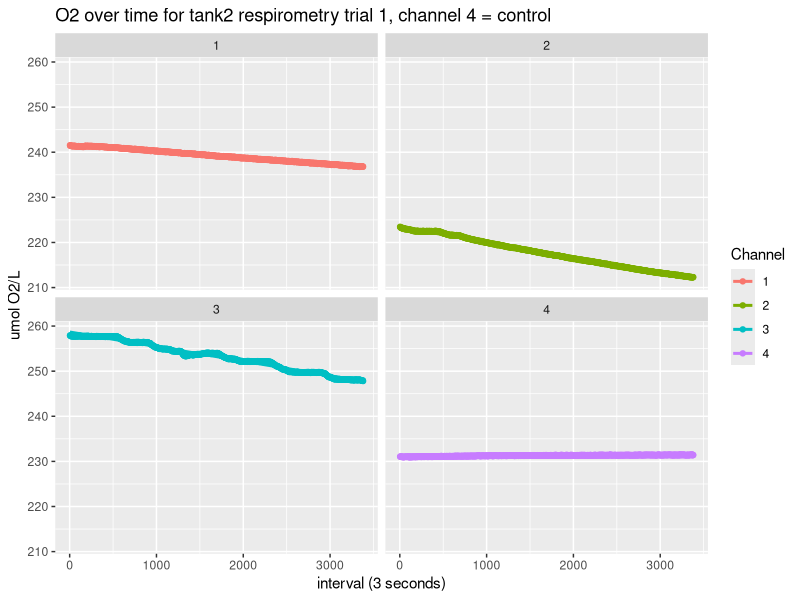
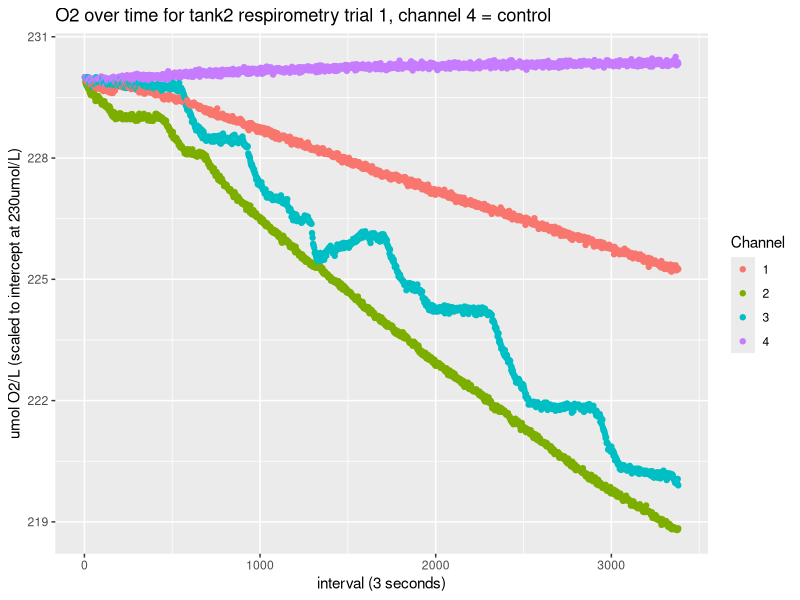
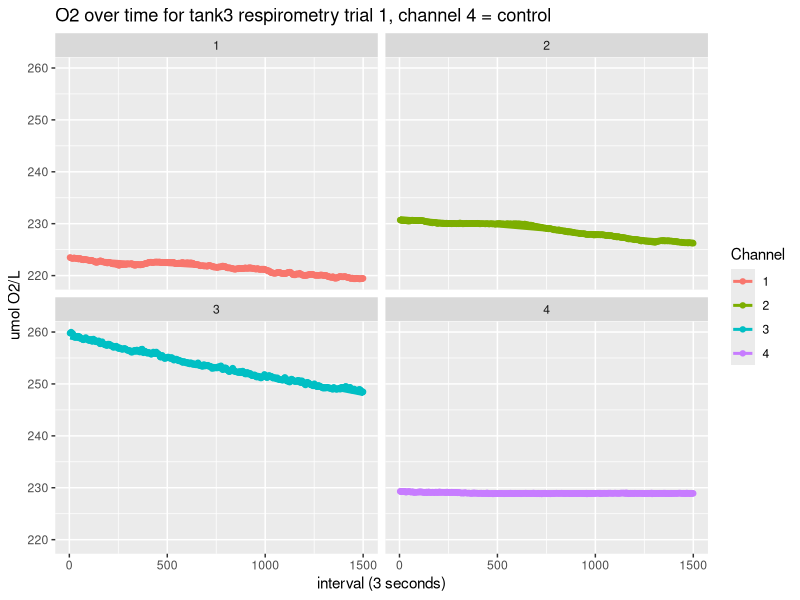
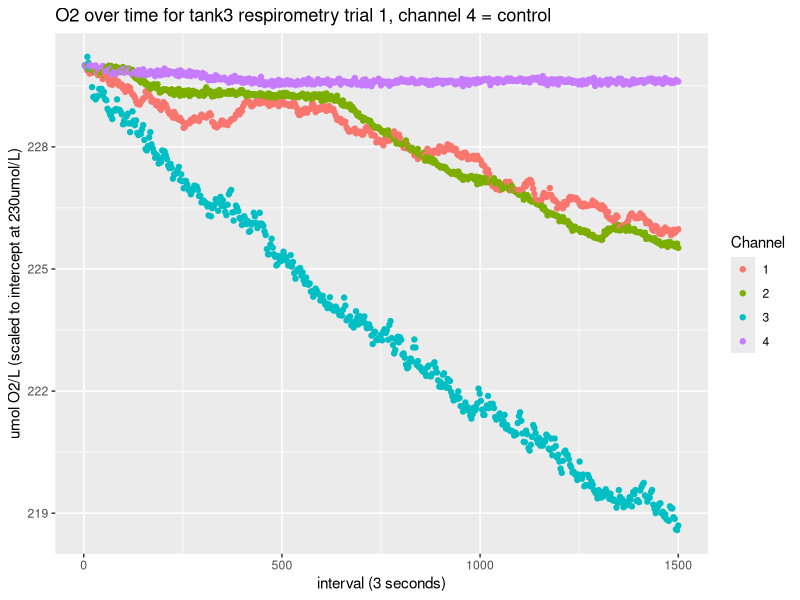
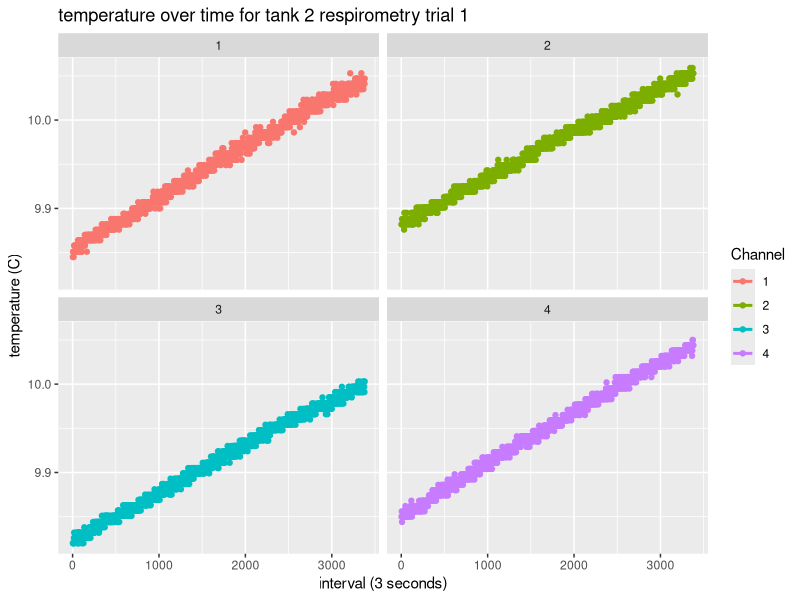
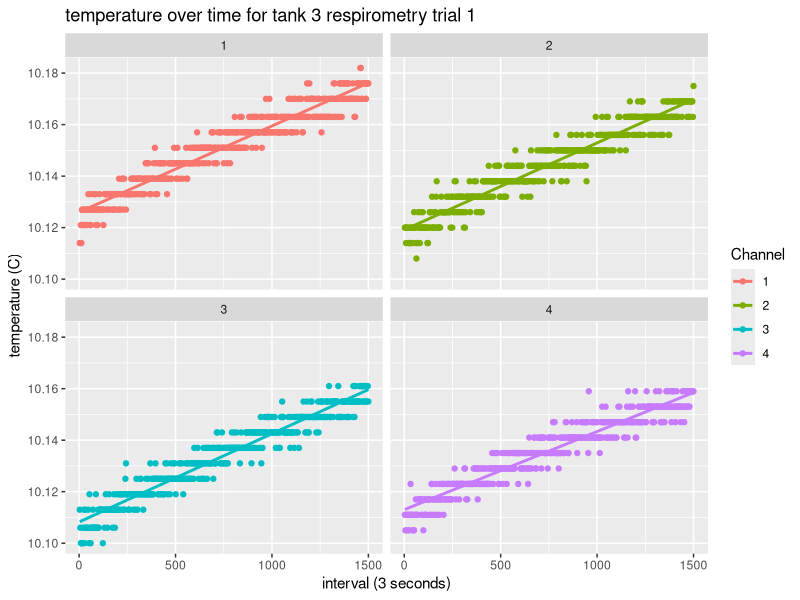
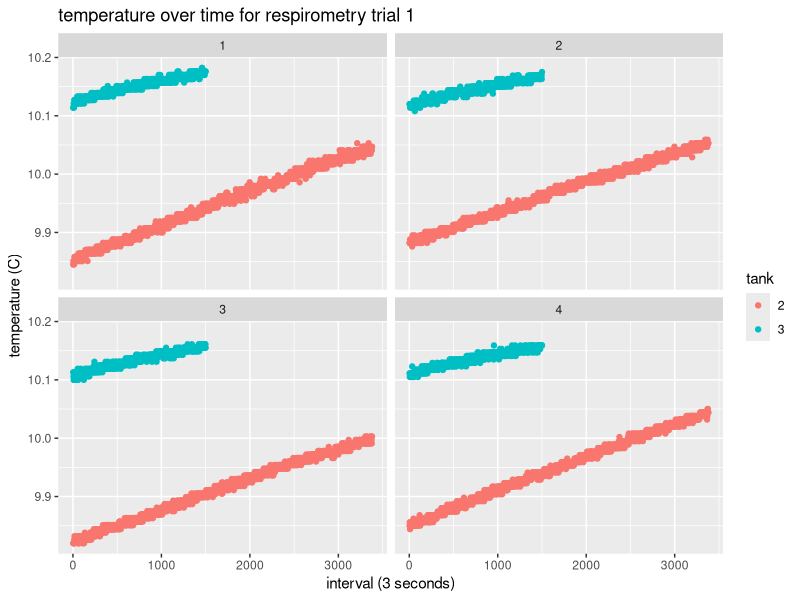
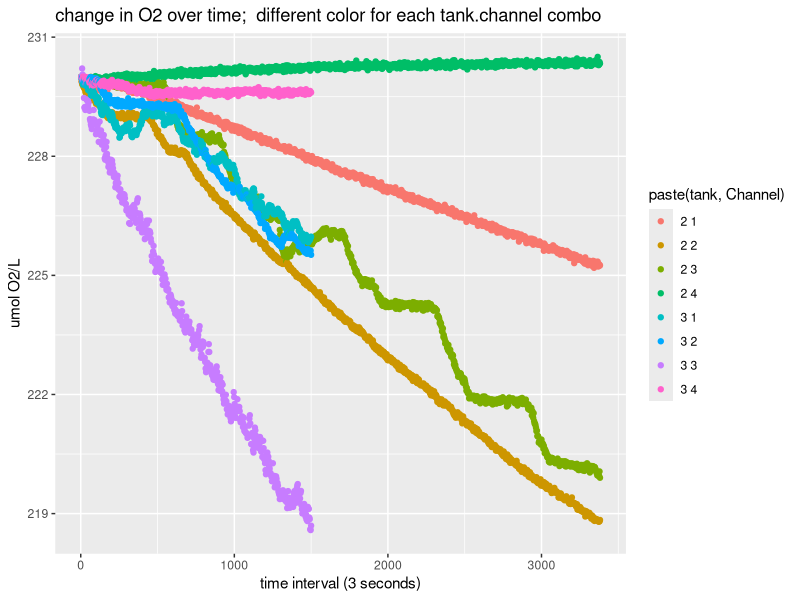

Source code (R) for these figures, in order:
## ---- chunk 1
library(ggplot2)
library(tidyr)
library(dplyr)
library(knitr)
library(kableExtra)
## ---- chunk 2
#Read in data
resp_data_tank2_1 <- read.csv("../data/20181203/tank2/20181203_ch1_O2.csv", skip = 1)
resp_data_tank2_2 <- read.csv("../data/20181203/tank2/20181203_ch2_O2.csv", skip = 1)
resp_data_tank2_3 <- read.csv("../data/20181203/tank2/20181203_ch3_O2.csv", skip = 1)
resp_data_tank2_C <- read.csv("../data/20181203/tank2/20181203_ch4_O2.csv", skip = 1)
resp_data_tank3_1 <- read.csv("../data/20181203/tank3/20181203_ch1_O2_tank3.csv", skip = 1)
resp_data_tank3_2 <- read.csv("../data/20181203/tank3/20181203_ch2_O2_tank3.csv", skip = 1)
resp_data_tank3_3 <- read.csv("../data/20181203/tank3/20181203_ch3_O2_tank3.csv", skip = 1)
resp_data_tank3_C <- read.csv("../data/20181203/tank3/20181203_ch4_O2_tank3.csv", skip = 1)

#remove last row from all dataframes
resp_data_tank2_1 <- resp_data_tank2_1[1:nrow(resp_data_tank2_1)-1,]
resp_data_tank2_2 <- resp_data_tank2_2[1:nrow(resp_data_tank2_2)-1,]
resp_data_tank2_3 <- resp_data_tank2_3[1:nrow(resp_data_tank2_3)-1,]
resp_data_tank2_C <- resp_data_tank2_C[1:nrow(resp_data_tank2_C)-1,]
resp_data_tank3_1 <- resp_data_tank3_1[1:nrow(resp_data_tank3_1)-1,]
resp_data_tank3_2 <- resp_data_tank3_2[1:nrow(resp_data_tank3_2)-1,]
resp_data_tank3_3 <- resp_data_tank3_3[1:nrow(resp_data_tank3_3)-1,]
resp_data_tank3_C <- resp_data_tank3_C[1:nrow(resp_data_tank3_C)-1,]
## ---- chunk 3
#clean up data
# merge all channel data for tank 2
tank2 <- rbind(resp_data_tank2_C, resp_data_tank2_3, resp_data_tank2_1, resp_data_tank2_2)
tank3 <- rbind(resp_data_tank3_C,resp_data_tank3_3, resp_data_tank3_2, resp_data_tank3_1)

#convert date column to date class
tank2$DateTime <- as.POSIXct(paste(tank2$Date, tank2$Time), format = "%m/%d/%Y %H:%M:%S")
tank3$DateTime <- as.POSIXct(paste(tank3$Date, tank3$Time), format = "%m/%d/%Y %H:%M:%S")

#exclude prelinimary data not part of trial
tank2 <- tank2[which(tank2$DateTime > as.POSIXct("2018-12-03 16:00:00")),]


#subset tank 3 data out because Oxy10 software combined it with tank2 data
tank3 <- tank3[which(tank3$DateTime > format("2018-12-03 17:14:10", format = "%m/%d/%Y %H:%M:%S")),]

#spread O2 channel data across columns
tank3_spread <- spread(tank3[,c("Time", "Channel", "Value")], "Channel", "Value")
tank2_spread <- spread(tank2[,c("Time", "Channel", "Value")], "Channel", "Value")
#create a time period column
tank3_spread$interval_3sec <- seq(1:nrow(tank3_spread))
tank2_spread$interval_3sec <- seq(1:nrow(tank2_spread))
## ---- chunk 4
####normalizing data so intercept is irrelevant
fixed_int <- 230

### create adjustment factor objects to get all data on the same intercept
adj1 <- fixed_int - tank2_spread[which(tank2_spread$interval_3sec == "1"),"1"]
adj2 <- fixed_int - tank2_spread[which(tank2_spread$interval_3sec == "1"),"2"]
adj3 <- fixed_int - tank2_spread[which(tank2_spread$interval_3sec == "1"),"3"]
adj4 <- fixed_int - tank2_spread[which(tank2_spread$interval_3sec == "1"),"4"]

## add the adjustment factor to the O2 vals
tank2_spread$trans1 <- tank2_spread$`1` + adj1
tank2_spread$trans2 <- tank2_spread$`2` + adj2
tank2_spread$trans3 <- tank2_spread$`3` + adj3
tank2_spread$trans4 <- tank2_spread$`4` + adj4

adj1 <- fixed_int - tank3_spread[which(tank3_spread$interval_3sec == "1"),"1"]
adj2 <- fixed_int - tank3_spread[which(tank3_spread$interval_3sec == "1"),"2"]
adj3 <- fixed_int - tank3_spread[which(tank3_spread$interval_3sec == "1"),"3"]
adj4 <- fixed_int - tank3_spread[which(tank3_spread$interval_3sec == "1"),"4"]

## add the adjustment factor to the O2 vals
tank3_spread$trans1 <- tank3_spread$`1` + adj1
tank3_spread$trans2 <- tank3_spread$`2` + adj2
tank3_spread$trans3 <- tank3_spread$`3` + adj3
tank3_spread$trans4 <- tank3_spread$`4` + adj4


## reshape transformed values data back to long format and save a seperate dataframe
tank3_spread_trans <- gather(tank3_spread[,-c(2:5)], "Channel","TransValue", 3:6)
tank2_spread_trans <- gather(tank2_spread[,-c(2:5)], "Channel","TransValue", 3:6)
tank3_spread_trans$Channel <- gsub("trans","",tank3_spread_trans$Channel)
tank2_spread_trans$Channel <- gsub("trans","",tank2_spread_trans$Channel)


#reshape original O2 channel data back to long format
tank3_spread <- gather(tank3_spread[,-c(7:10)], "Channel","Value", 2:5)
tank2_spread <- gather(tank2_spread[,-c(7:10)], "Channel","Value", 2:5)

#merge data with interval info and transformed data with rest of presens data
tank3 <- merge(tank3, tank3_spread, by= c("Time", "Channel", "Value"))
tank2 <- merge(tank2, tank2_spread, by= c("Time", "Channel", "Value"))
tank3 <- merge(tank3, tank3_spread_trans, by= c("Time", "Channel", "interval_3sec"))
tank2 <- merge(tank2, tank2_spread_trans, by= c("Time", "Channel","interval_3sec"))

#add column to specify tank number for merging both files
tank2$tank <- "2"
tank3$tank <- "3"

#merge both tanks' data for plotting
tank2_3 <- rbind(tank2, tank3)

#create column for seconds
tank2$sec <- tank2$interval_3sec*3
tank3$sec <- tank3$interval_3sec*3
tank2_3$sec <- tank2_3$interval_3sec*3
## ---- chunk 5
ggplot(tank2, aes(sec,Value, color = Channel)) + geom_point() + geom_smooth(method='lm', se = FALSE) + facet_wrap(~Channel) + xlab("interval (3 seconds)") + ylab("umol O2/L") + ggtitle("O2 over time for tank2 respirometry trial 1, channel 4 = control")

ggplot(tank2, aes(sec,TransValue, color = Channel)) + geom_point() + xlab("interval (3 seconds)") + ylab("umol O2/L (scaled to intercept at 230umol/L)") + ggtitle("O2 over time for tank2 respirometry trial 1, channel 4 = control")
## ---- chunk 6
ggplot(tank3, aes(sec,Value, color = Channel)) + geom_point() + geom_smooth(method='lm', se = FALSE) + facet_wrap(~Channel) + xlab("interval (3 seconds)") + ylab("umol O2/L") + ggtitle("O2 over time for tank3 respirometry trial 1, channel 4 = control")

ggplot(tank3, aes(sec,TransValue, color = Channel)) + geom_point() + xlab("interval (3 seconds)") + ylab("umol O2/L (scaled to intercept at 230umol/L)") + ggtitle("O2 over time for tank3 respirometry trial 1, channel 4 = control")

## ---- chunk 7
ggplot(tank2, aes(sec,Temp, color = Channel)) + geom_point() + geom_smooth(method='lm', se = FALSE) + facet_wrap(~Channel) + xlab("interval (3 seconds)") + ylab("temperature (C)") + ggtitle("temperature over time for tank 2 respirometry trial 1")
## ---- chunk 8
ggplot(tank3, aes(sec,Temp, color = Channel)) + geom_point() + geom_smooth(method='lm', se = FALSE) + facet_wrap(~Channel) + xlab("interval (3 seconds)") + ylab("temperature (C)") + ggtitle("temperature over time for tank 3 respirometry trial 1")
## ---- chunk 9
ggplot(tank2_3, aes(sec,Temp, color = tank)) + geom_point() + facet_wrap(~Channel) + xlab("interval (3 seconds)") + ylab("temperature (C)") + ggtitle("temperature over time for respirometry trial 1")
## ---- chunk 10
ggplot(tank2_3, aes(sec,TransValue)) + geom_point(aes(color = paste(tank,Channel))) + xlab("time interval (3 seconds)") + ylab("umol O2/L") + ggtitle("change in O2 over time;  different color for each tank.channel combo")

#plot with common colors for channels and tanks
ggplot(tank2_3, aes(sec,TransValue)) + geom_point(aes(color = tank)) + scale_color_manual(values = c("turquoise", "black", "black", "black", "darkgrey", "coral","black", "black", "black", "darkgrey")) + geom_line(aes(sec, TransValue,color = paste(tank,Channel))) + theme_bw() + xlab("time interval (3 seconds)") + ylab("umol O2/L (scaled to intercept at 230umol/L)") + ggtitle("change in O2 over time;  common colors for tanks and channels")

## ---- chunk 11
#fit lines for transformed values
fit1 <- lm(TransValue ~ sec, data = tank2[which(tank2$Channel == "1"),])
fit2 <- lm(TransValue ~ sec, data = tank2[which(tank2$Channel == "2"),])
fit3 <- lm(TransValue ~ sec, data = tank2[which(tank2$Channel == "3"),])
fit4 <- lm(TransValue ~ sec, data = tank2[which(tank2$Channel == "4"),])
Tank2TRANSslopeIntercept <- data.frame(rbind(fit1$coefficients, fit2$coefficients, fit3$coefficients, fit4$coefficients))
colnames(Tank2TRANSslopeIntercept) <- c("Intercept (umol/L)", "slope (umol^-L/time (3 sec.))")
Tank2TRANSslopeIntercept$Tank <- "2"
Tank2TRANSslopeIntercept$Channel <- row.names(Tank2TRANSslopeIntercept)
Tank2TRANSslopeIntercept$Subject <- c("test", "test","test","control")
Tank2TRANSslopeIntercept$Treatment <- "low"

#fit a line to the O2 values for tank 3
fit1 <- lm(TransValue ~ sec, data = tank3[which(tank3$Channel == "1"),])
fit2 <- lm(TransValue ~ sec, data = tank3[which(tank3$Channel == "2"),])
fit3 <- lm(TransValue ~ sec, data = tank3[which(tank3$Channel == "3"),])
fit4 <- lm(TransValue ~ sec, data = tank3[which(tank3$Channel == "4"),])
Tank3TRANSslopeIntercept <- data.frame(rbind(fit1$coefficients, fit2$coefficients, fit3$coefficients, fit4$coefficients))
colnames(Tank3TRANSslopeIntercept) <- c("Intercept (umol/L)", "slope (umol^-L/time (3 sec.))")
Tank3TRANSslopeIntercept$Tank <- "3"
Tank3TRANSslopeIntercept$Channel <- row.names(Tank3TRANSslopeIntercept)
Tank3TRANSslopeIntercept$Subject <- c("test", "test","test","control")
Tank3TRANSslopeIntercept$Treatment <- "ambient"

tank2_3TRANSslopeIntercept <- rbind(Tank2TRANSslopeIntercept,Tank3TRANSslopeIntercept)
kable(tank2_3TRANSslopeIntercept, format = "markdown") %>% kable_styling(bootstrap_options = "striped", full_width = F)

## ---- chunk 12
ggplot(tank2_3TRANSslopeIntercept[which(tank2_3TRANSslopeIntercept$Channel != "4"),c(2,6)]) + geom_boxplot(aes(Treatment,`slope (umol^-L/time (3 sec.))`, fill = Treatment)) + ggtitle("boxplots of change in O2 for channels 1-3 (controls not included)")
